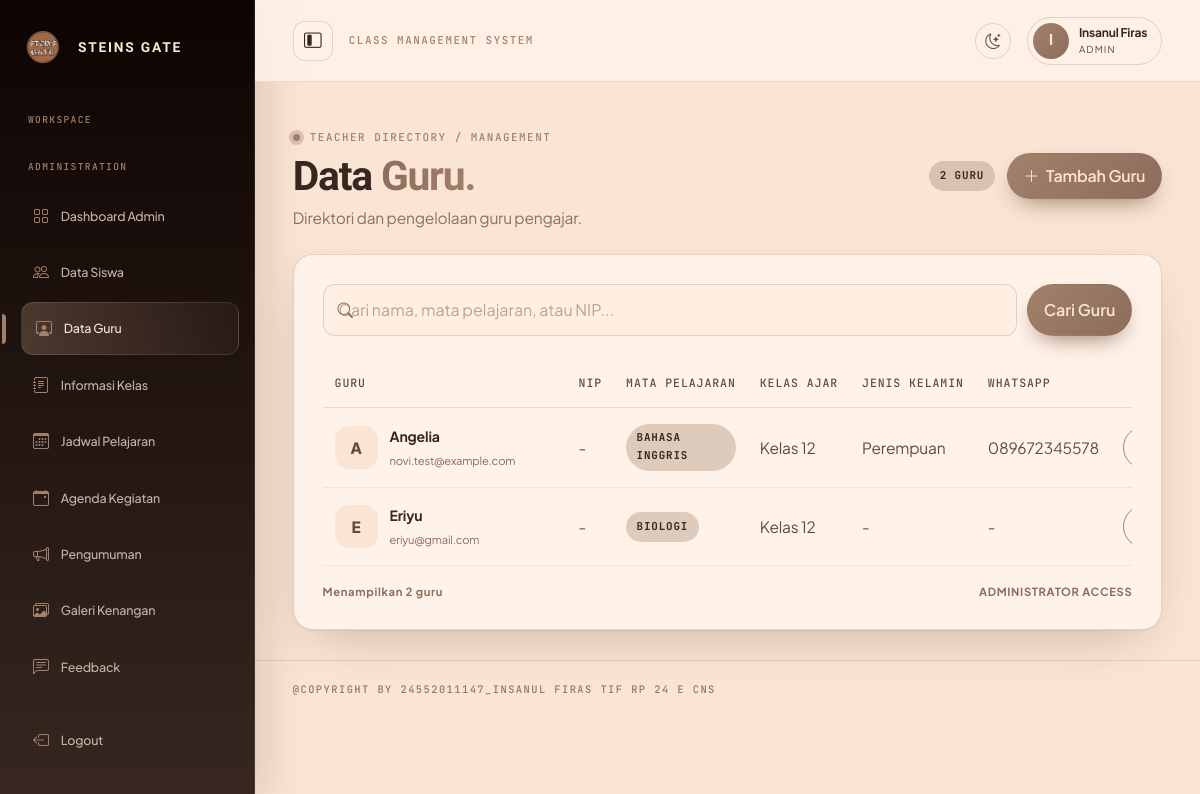
The app's page /dashboard/guru.php (signed in) with its own data.
### tables this page shows
CREATE TABLE `guru` (
  `id` int(11) NOT NULL,
  `user_id` int(11) NOT NULL,
  `nama_lengkap` varchar(120) NOT NULL,
  `mata_pelajaran` varchar(100) NOT NULL,
  `nip` varchar(30) DEFAULT NULL,
  `jenis_kelamin` enum('Laki-laki','Perempuan') DEFAULT NULL,
  `no_wa` varchar(25) DEFAULT NULL,
  `alamat` text DEFAULT NULL,
  `foto_profil` varchar(255) DEFAULT NULL,
  `created_at` timestamp NULL DEFAULT current_timestamp(),
  `updated_at` timestamp NULL DEFAULT current_timestamp() ON UPDATE current_timestamp()
);

CREATE TABLE `users` (
  `id` int(11) NOT NULL,
  `username` varchar(50) NOT NULL,
  `email` varchar(120) NOT NULL,
  `password` varchar(255) NOT NULL,
  `role` enum('admin','guru','siswa') NOT NULL DEFAULT 'siswa',
  `created_at` timestamp NULL DEFAULT current_timestamp(),
  `updated_at` timestamp NULL DEFAULT current_timestamp() ON UPDATE current_timestamp()
);

### dashboard/guru.php (the view, shortened to what this page needs)
<?php
require_once __DIR__ . '/../config/database.php';
require_once __DIR__ . '/../includes/functions.php';
$csrf = csrf_token('csrf_guru_admin');
$q = trim($_GET['q'] ?? '');
$action = $_GET['action'] ?? 'list';
$editing = null;
$st = $pdo->prepare("SELECT g.*, u.username, u.email FROM guru g LEFT JOIN users u ON u.id=g.user_id WHERE (?='' OR g.nama_lengkap LIKE ? OR g.mata_pelajaran LIKE ? OR g.nip LIKE ?) ORDER BY g.mata_pelajaran, g.nama_lengkap");
$like = '%' . $q . '%';
$st->execute([$q, $like, $like, $like]);
$rows = $st->fetchAll(PDO::FETCH_ASSOC);
$kelasMap = [];
foreach ($pdo->query("SELECT guru_id, kelas FROM guru_kelas ORDER BY kelas")->fetchAll() as $kr) $kelasMap[(int)$kr['guru_id']][] = $kr['kelas'];
$mapelOptions = $pdo->query("SELECT nama FROM mata_pelajaran UNION SELECT mata_pelajaran FROM guru UNION SELECT mata_pelajaran FROM jadwal_pelajaran ORDER BY 1")->fetchAll(PDO::FETCH_COLUMN);
include __DIR__ . '/../includes/dashboard_page_start.php';
$v = fn($k) => e($_POST[$k] ?? ($editing[$k] ?? ''));
?>
<div class="page-heading admin-page-heading">
    <div><div class="section-kicker">TEACHER DIRECTORY / MANAGEMENT</div><h1>Data <em>Guru.</em></h1><p>Direktori dan pengelolaan guru pengajar.</p></div>
    <div class="admin-heading-meta"><span class="sg-badge"><?= count($rows) ?> guru</span>
    <?php if ($action === 'list'): ?><a class="btn btn-brown" href="<?= BASE_URL ?>/dashboard/guru.php?action=add"><i class="bi bi-plus-lg me-1"></i> Tambah Guru</a><?php endif; ?></div>
</div>
<?php if (in_array($action, ['add', 'edit'], true) && $editing): ?>
<section class="sg-panel admin-form-panel">
    <div class="admin-form-title"><div><span class="section-kicker"><?= $action === 'add' ? 'NEW TEACHER' : 'UPDATE TEACHER' ?></span><h2><?= $action === 'add' ? 'Tambah Guru' : 'Ubah Data Guru' ?></h2><p>Identitas guru dan akun untuk mengakses STEINS GATE.</p></div>
        <a class="btn btn-outline-brown" href="<?= BASE_URL ?>/dashboard/guru.php"><i class="bi bi-arrow-left me-1"></i> Kembali</a></div>
    <form method="post" enctype="multipart/form-data" class="row g-3">
        <input type="hidden" name="csrf_token" value="<?= e($csrf) ?>"><input type="hidden" name="task" value="save"><input type="hidden" name="guru_id" value="<?= (int)$editing['id'] ?>">
        <div class="col-md-6"><label class="form-label">Nama Lengkap</label><input class="form-control custom-input" name="nama_lengkap" maxlength="120" required value="<?= $v('nama_lengkap') ?>"></div>
        <div class="col-md-6"><label class="form-label">Mata Pelajaran</label><input class="form-control custom-input" name="mata_pelajaran" maxlength="100" list="mapelList" required value="<?= $v('mata_pelajaran') ?>">
            <datalist id="mapelList"><?php foreach ($mapelOptions as $m): ?><option value="<?= e($m) ?>"><?php endforeach; ?></datalist></div>
        <div class="col-12"><label class="form-label">Kelas yang Diajar <span class="text-muted">(pilih satu, dua, atau tiga kelas)</span></label>
            <div class="d-flex flex-wrap gap-3">
            <?php $kelasTerpilih = $_SERVER['REQUEST_METHOD'] === 'POST' ? (array)($_POST['kelas_ajar'] ?? []) : $editing['kelas_ajar'];
            foreach (guru_kelas_options() as $kl): ?>
                <label class="form-check d-flex align-items-center gap-2 mb-0">
                    <input class="form-check-input mt-0" type="checkbox" name="kelas_ajar[]" value="<?= e($kl) ?>" <?= in_array($kl, $kelasTerpilih, true) ? 'checked' : '' ?>>
                    <span>Kelas <?= e($kl) ?></span>
                </label>
            <?php endforeach; ?>
            </div>
            <small class="text-muted">Guru hanya dapat membuat tugas, melihat jawaban, mengisi absensi, dan melihat jadwal di kelas yang dipilih.</small></div>
        <div class="col-md-6"><label class="form-label">NIP</label><input class="form-control custom-input" name="nip" maxlength="30" value="<?= $v('nip') ?>"></div>
        <div class="col-md-6"><label class="form-label">Jenis Kelamin</label><select class="form-select custom-input" name="jenis_kelamin"><option value="">Pilih</option>
            <?php foreach (['Laki-laki', 'Perempuan'] as $jk): ?><option <?= (($_POST['jenis_kelamin'] ?? $editing['jenis_kelamin']) === $jk) ? 'selected' : '' ?>><?= e($jk) ?></option><?php endforeach; ?></select></div>
        <div class="col-md-6"><label class="form-label">Nomor WhatsApp</label><input class="form-control custom-input" name="no_wa" maxlength="25" value="<?= $v('no_wa') ?>"></div>
        <div class="col-md-6"><label class="form-label">Foto Profil</label><input type="file" class="form-control custom-input" name="foto_profil" accept=".jpg,.jpeg,.png,.webp"><small class="text-muted">JPG/PNG/WEBP maks. 2 MB.</small></div>
        <div class="col-12"><label class="form-label">Alamat</label><textarea class="form-control custom-input" name="alamat" rows="3"><?= $v('alamat') ?></textarea></div>
        <div class="col-12"><div class="admin-form-divider"><span class="section-kicker">LOGIN CREDENTIALS</span><p>Data akun digunakan guru untuk login ke website.</p></div></div>
        <div class="col-md-6"><label class="form-label">Username</label><input class="form-control custom-input" name="username" maxlength="50" required value="<?= $v('username') ?>"></div>
        <div class="col-md-6"><label class="form-label">Email</label><input class="form-control custom-input" type="email" name="email" maxlength="120" required value="<?= $v('email') ?>"></div>
        <div class="col-md-6"><label class="form-label">Password <?= $action === 'edit' ? '(opsional)' : '' ?></label><input class="form-control custom-input" type="password" name="password" autocomplete="new-password" <?= $action === 'add' ? 'required minlength="8"' : 'minlength="8"' ?>><small class="text-muted"><?= $action === 'edit' ? 'Kosongkan jika tidak ingin mengganti password.' : 'Minimal 8 karakter.' ?></small></div>
        <div class="col-12 d-flex flex-wrap gap-2 pt-2"><button class="btn btn-brown" type="submit"><i class="bi bi-check2-circle me-1"></i> Simpan Data</button><a class="btn btn-outline-secondary" href="<?= BASE_URL ?>/dashboard/guru.php">Batal</a></div>
    </form>
</section>
<?php else: ?>
<section class="sg-panel admin-directory-panel">
    <form class="admin-search" method="get"><div class="admin-search-field"><i class="bi bi-search"></i><input class="form-control custom-input" name="q" value="<?= e($q) ?>" placeholder="Cari nama, mata pelajaran, atau NIP..."></div><button class="btn btn-brown" type="submit">Cari Guru</button><?php if ($q !== ''): ?><a class="btn btn-outline-brown" href="<?= BASE_URL ?>/dashboard/guru.php">Reset</a><?php endif; ?></form>
    <div class="table-responsive"><table class="table sg-table align-middle admin-student-table"><thead><tr><th>Guru</th><th>NIP</th><th>Mata Pelajaran</th><th>Kelas Ajar</th><th>Jenis Kelamin</th><th>WhatsApp</th><th class="text-end">Aksi</th></tr></thead><tbody>
    <?php foreach ($rows as $r): $f = photo_url($r['foto_profil']); ?><tr>
        <td><div class="student-identity"><?php if ($f): ?><img src="<?= e($f) ?>" alt="" class="student-mini-avatar"><?php else: ?><span class="student-mini-avatar student-mini-placeholder"><?= e(strtoupper(substr($r['nama_lengkap'], 0, 1))) ?></span><?php endif; ?><span><strong><?= e($r['nama_lengkap']) ?></strong><small><?= e($r['email'] ?? '') ?></small></span></div></td>
        <td><?= e($r['nip'] ?: '-') ?></td><td><span class="sg-badge"><?= e($r['mata_pelajaran']) ?></span></td><td><?php $kk = $kelasMap[(int)$r['id']] ?? []; echo $kk ? e('Kelas ' . implode(', ', $kk)) : '<span class="text-muted">Belum ditetapkan</span>'; ?></td><td><?= e($r['jenis_kelamin'] ?: '-') ?></td><td><?= e($r['no_wa'] ?: '-') ?></td>
        <td><div class="admin-row-actions"><a class="btn btn-sm btn-outline-brown" href="<?= BASE_URL ?>/dashboard/guru.php?action=edit&id=<?= (int)$r['id'] ?>" title="Edit"><i class="bi bi-pencil-square"></i></a>
            </div></td>
    </tr><?php endforeach; ?>
    </tbody></table></div>
    <div class="admin-table-foot"><span>Menampilkan <?= count($rows) ?> guru</span><span>ADMINISTRATOR ACCESS</span></div>
</section>
<?php endif; ?>
<?php include __DIR__ . '/../includes/dashboard_page_end.php'; ?>

### records on screen
guru: nama_lengkap "A", nama_lengkap "Angelia", user.email "novi.test@example.com", nip "-", mata_pelajaran "BAHASA INGGRIS", id "Kelas 12", jenis_kelamin "Perempuan", no_wa "089672345578"
guru: nama_lengkap "E", nama_lengkap "Eriyu", user.email "eriyu@gmail.com", nip "-", mata_pelajaran "BIOLOGI", id "Kelas 12", jenis_kelamin "-", no_wa "-"

### other values on screen
substr($namaUser, 0, 1) "I"
$namaUser "Insanul Firas"
$role "ADMIN"
count($rows) "2"
COPYRIGHT_TEXT "@COPYRIGHT BY 24552011147_INSANUL FIRAS TIF RP 24 E CNS"
